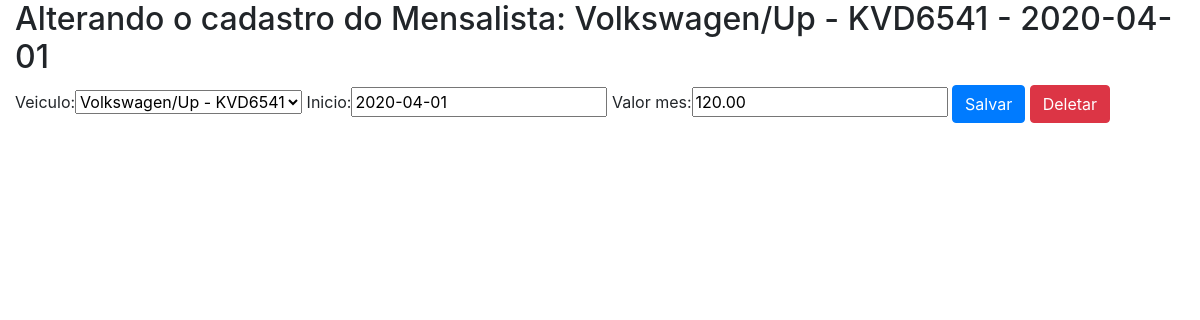
The app's page /mensalista-update/3/ with its own data.
### core/models.py (models this page shows)
class Mensalista(models.Model):
    veiculo = models.ForeignKey(Veiculo, on_delete=models.CASCADE)
    inicio = models.DateField()
    valor_mes = models.DecimalField(max_digits=6, decimal_places=2)
    def __str__(self):
        return f'{self.veiculo}   -   {self.inicio}'

class Veiculo(models.Model):
    modelo = models.CharField(max_length=20)
    marca = models.ForeignKey(Marca, on_delete=models.CASCADE)
    placa = models.CharField(max_length=7)
    proprietario = models.ForeignKey(Pessoa, on_delete=models.CASCADE)
    cor = models.CharField(max_length=15)
    observacoes = models.TextField()
    def __str__(self):
        return f'{self.marca}/{self.modelo} - {self.placa}'

class Marca(models.Model):
    nome = models.CharField(max_length=50)
    def __str__(self):
        return self.nome

### core/views.py (the view)
# urls.py: path('mensalista-update/<int:id>/', mensalista_update, name='core_mensalista_update'),
def mensalista_update(request, id):
    data = {}
    mensalista = Mensalista.objects.get(id=id)
    form = MensalistaForm(request.POST or None, instance=mensalista)
    data['mensalista'] = mensalista
    data['form'] = form
    if request.method == 'POST':
        if form.is_valid():
            form.save()
            return redirect('core_lista_mensalistas')
    else:
        return render(request, 'core/update_mensalista.html', data)

### core/forms.py
class MensalistaForm(ModelForm):
    class Meta:
        model = Mensalista
        fields = '__all__'

### core/templates/core/update_mensalista.html (shortened to what this page needs)
{% extends 'base.html' %}
{% load bootstrap %}
{% block main %}
<div class="row">
    <div class="col">
        <h2>Alterando o cadastro do Mensalista: {{ mensalista }}</h2>
        <form action="{% url 'core_mensalista_update' mensalista.id %}" method="POST">
            {{ form|bootstrap }}
            <button type="submit" class="btn btn-primary">Salvar</button>
            <a href="{% url 'core_mensalista_delete' mensalista.id %}" class="btn btn-danger">Deletar</a>
        </form>
    </div>
</div>
{% endblock %}

### records on screen
Mensalista: veiculo+inicio "Volkswagen/Up - KVD6541 - 2020-04-01", veiculo "Volkswagen/Up - KVD6541", inicio "2020-04-01", valor_mes "120.00"
